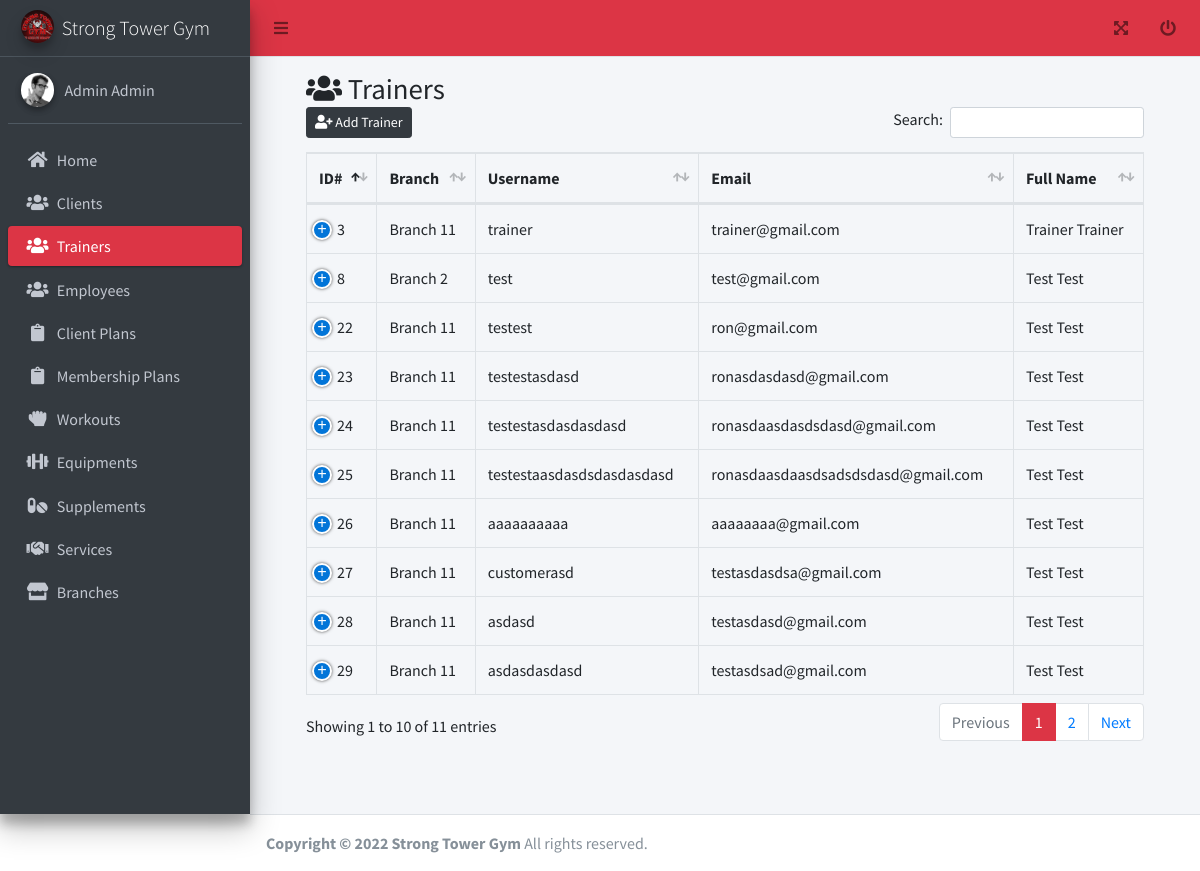
/admin/trainers.php (signed in), run on an earlier commit of the app's database.
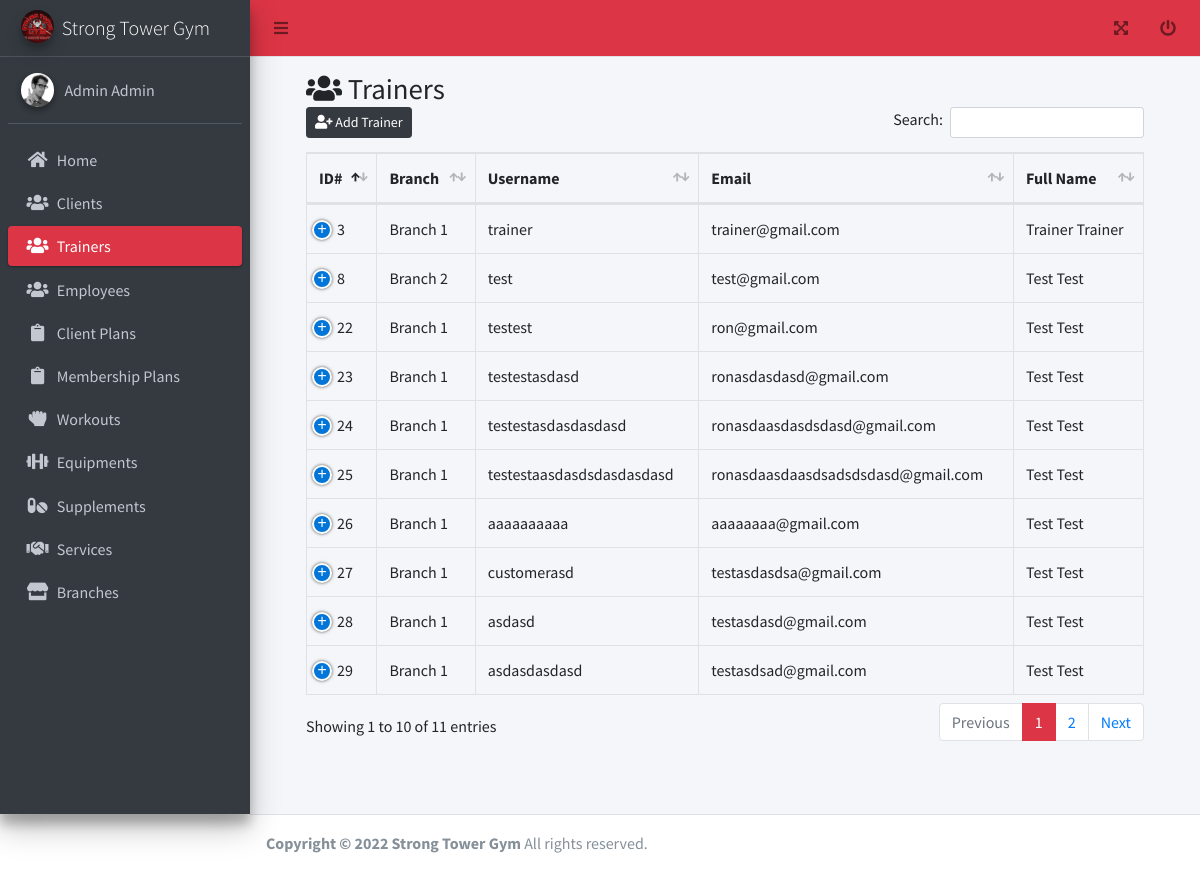
And on a later commit of the database.
### tables this page shows
CREATE TABLE `tbl_user` (
  `id` int(11) NOT NULL AUTO_INCREMENT,
  `username` varchar(255) DEFAULT NULL,
  `email` varchar(255) DEFAULT NULL,
  `password` varchar(255) DEFAULT NULL,
  `branch_id` int(11) DEFAULT NULL,
  `access_id` int(11) DEFAULT NULL,
  `client_plan_id` int(11) DEFAULT 0,
  `plan_expiration_date` date DEFAULT NULL,
  `verified` tinyint(4) DEFAULT 0,
  `created_date` datetime DEFAULT current_timestamp(),
  `updated_date` datetime DEFAULT current_timestamp(),
  `deleted_flag` tinyint(4) DEFAULT 0,
  `access` varchar(45) DEFAULT NULL,
  PRIMARY KEY (`id`)
);

CREATE TABLE `tbl_branch` (
  `id` int(11) NOT NULL AUTO_INCREMENT,
  `name` varchar(255) DEFAULT NULL,
  `description` text DEFAULT NULL,
  `created_date` datetime DEFAULT current_timestamp(),
  `updated_date` datetime DEFAULT current_timestamp(),
  `deleted_flag` tinyint(4) DEFAULT 0,
  `sub_title` text DEFAULT NULL,
  PRIMARY KEY (`id`)
);

CREATE TABLE `tbl_user_info` (
  `id` int(11) NOT NULL AUTO_INCREMENT,
  `first_name` varchar(255) DEFAULT NULL,
  `middle_name` varchar(45) DEFAULT NULL,
  `last_name` varchar(45) DEFAULT NULL,
  `gender_id` int(11) DEFAULT NULL,
  `contact_no` varchar(45) DEFAULT NULL,
  `picture` varchar(255) DEFAULT 'default.jpg',
  `created_date` datetime DEFAULT current_timestamp(),
  `updated_date` datetime DEFAULT current_timestamp(),
  `deleted_flag` tinyint(4) DEFAULT 0,
  `address` varchar(45) DEFAULT NULL,
  PRIMARY KEY (`id`)
);

### functions.php (called while the page is built, shortened)
<?php
function get_list($sql)
{
  $data = array();
  $result = mysqli_query($_SESSION['conn'], $sql);
  while ($row = mysqli_fetch_assoc($result)) {
    $data[] = $row;
  }
  return $data;
}

### admin/trainers.php (the view, shortened to what this page needs)
<?php include('header.php'); ?>
<link rel="stylesheet" href="../adminlte/plugins/datatables-bs4/css/dataTables.bootstrap4.min.css">
<link rel="stylesheet" href="../adminlte/plugins/datatables-responsive/css/responsive.bootstrap4.min.css">
<link rel="stylesheet" href="../adminlte/plugins/datatables-buttons/css/buttons.bootstrap4.min.css">
<div>
  <div class="content-wrapper">
    <div class="content-header">
      <div class="container-fluid" id="content">
        <div class="row mb-2">
          <div class="col-sm-12">
            <h1 class="m-0"><i class="fa fa-users"></i> Trainers</h1>
          </div>
          <div class="col-sm-12">
            <table id="example2" class="table table-bordered table-hover dataTable dtr-inline" aria-describedby="example2_info">
              <thead>
                <tr>
                  <th>ID#</th>
                  <th>Branch</th>
                  <th>Username</th>
                  <th>Email</th>
                  <th>Full Name</th>
                </tr>
              </thead>
              <tbody>
                <?php $where = in_array($_SESSION['user']->access_id, array(2, 3, 4)) ? " and u.branch_id = '" . $_SESSION['user']->branch_id . "'" : "";
                $sql = "select b.name as `branch`,g.name as `gender`,UPPER(a.name) as 'access',ui.*,u.* from tbl_user u inner join tbl_user_info ui on ui.id = u.id inner join tbl_access a on a.id = u.access_id inner join tbl_gender g on g.id = ui.gender_id inner join tbl_branch b on b.id = u.branch_id where u.access_id = 3 and u.deleted_flag = 0 $where"; ?>
                <?php foreach (get_list($sql) as $res) { ?>
                  <tr>
                    <td><?php echo $res['id']; ?></td>
                    <td><?php echo ucfirst($res['branch']); ?></td>
                    <td><?php echo $res['username']; ?></td>
                    <td><?php echo $res['email']; ?></td>
                    <td><?php echo ucwords($res['first_name'] . ' ' . $res['last_name']); ?></td>
                  </tr>
                <?php } ?>
              </tbody>
            </table>
          </div>
        </div>
      </div>
    </div>
  </div>
</div>
</div>
<?php include('footer.php'); ?>

What changed in the data, as far as the page shows it:
changed through a linked row, tbl_user "trainer": branch.name "Branch 11" → "Branch 1"
changed through a linked row, tbl_user "testest": branch.name "Branch 11" → "Branch 1"
changed through a linked row, tbl_user "testestasdasd": branch.name "Branch 11" → "Branch 1"
changed through a linked row, tbl_user "testestasdasdasdasd": branch.name "Branch 11" → "Branch 1"
changed through a linked row, tbl_user "testestaasdasdsdasdasdasd": branch.name "Branch 11" → "Branch 1"
changed through a linked row, tbl_user "aaaaaaaaaa": branch.name "Branch 11" → "Branch 1"
changed through a linked row, tbl_user "customerasd": branch.name "Branch 11" → "Branch 1"
changed through a linked row, tbl_user "asdasd": branch.name "Branch 11" → "Branch 1"
changed through a linked row, tbl_user "asdasdasdasd": branch.name "Branch 11" → "Branch 1"
